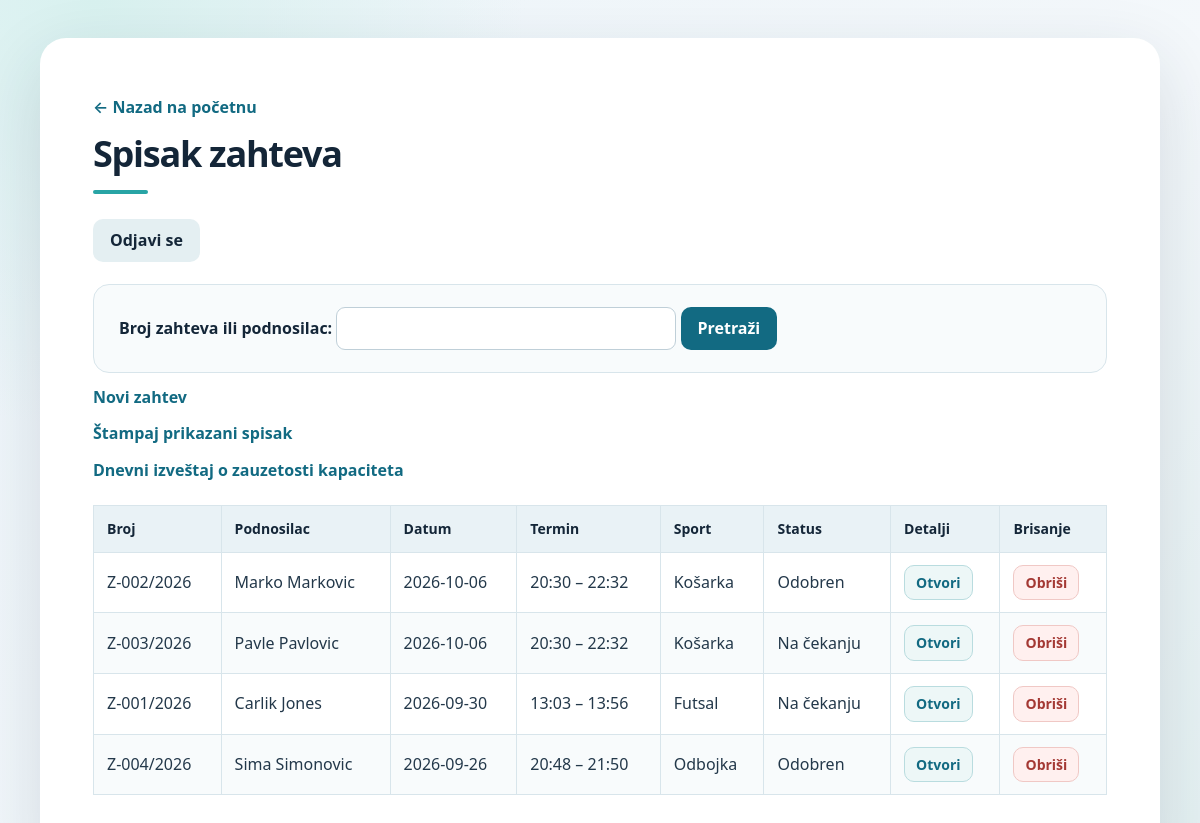
Page /sportska_hala/zahtevi.php (signed in) on the committed database.
### tables this page shows
CREATE TABLE `zahtevi` (
  `id` int(11) NOT NULL,
  `broj_zahteva` varchar(30) NOT NULL,
  `datum_podnosenja` date NOT NULL,
  `podnosilac` varchar(100) NOT NULL,
  `kontakt` varchar(100) NOT NULL,
  `datum_koriscenja` date NOT NULL,
  `vreme_od` time NOT NULL,
  `vreme_do` time NOT NULL,
  `sport_id` int(11) NOT NULL,
  `status` enum('na_cekanju','odobren','odbijen') NOT NULL DEFAULT 'na_cekanju'
);

CREATE TABLE `sportovi` (
  `id` int(11) NOT NULL,
  `naziv` varchar(50) NOT NULL
);

### sportska_hala/klase/BazaPodataka.php (called while the page is built, shortened)
<?php
class BazaPodataka
{
    public function __construct()
    {
        $this->veza = new PDO(
            'mysql:host=localhost;dbname=sportska_hala;charset=utf8mb4',
            'root',
            ''
        );
    }
}

### sportska_hala/klase/Zahtevi.php (called while the page is built, shortened)
<?php
require_once __DIR__ . '/BazaPodataka.php';
class Zahtevi extends BazaPodataka
{
    public function prikaziSve(string $pretraga = ''): array
    {
        $upit = $this->veza->prepare(
            'SELECT z.id, z.broj_zahteva, z.podnosilac,
                    z.datum_koriscenja, z.vreme_od, z.vreme_do,
                    z.status, s.naziv AS sport
             FROM zahtevi z
             JOIN sportovi s ON s.id = z.sport_id
             WHERE z.broj_zahteva LIKE :pretraga
                OR z.podnosilac LIKE :pretraga
             ORDER BY z.datum_koriscenja DESC, z.vreme_od DESC'
        );
        $upit->execute([
            'pretraga' => '%' . $pretraga . '%'
        ]);
        return $upit->fetchAll(PDO::FETCH_ASSOC);
    }
}

### sportska_hala/zahtevi.php (the view, shortened to what this page needs)
<?php
require_once __DIR__ . '/klase/Zahtevi.php';
$pretraga = trim($_GET['pretraga'] ?? '');
$zahtevi = (new Zahtevi())->prikaziSve($pretraga);
$statusNaziv = [
    'na_cekanju' => 'Na čekanju',
    'odobren' => 'Odobren',
    'odbijen' => 'Odbijen'
];
function prikazi(string $vrednost): string
{
    return htmlspecialchars($vrednost, ENT_QUOTES, 'UTF-8');
}
?>
<!DOCTYPE html>
<html lang="sr">
<head>
<link rel="stylesheet" href="stil.css">
</head>
<body>
    <p><a href="index.php">← Nazad na početnu</a></p>
    <h1>Spisak zahteva</h1>
    <form action="odjava.php" method="post">
        <button type="submit">Odjavi se</button>
    </form>
    <form method="get">
        <label>
            Broj zahteva ili podnosilac:
            <input type="search" name="pretraga"
                   value="<?= prikazi($pretraga) ?>">
        </label>
        <button type="submit">Pretraži</button>
    </form>
    <p><a href="novi_zahtev.php">Novi zahtev</a></p>
    <p>
        <a href="stampa_spiska.php?pretraga=<?= urlencode($pretraga) ?>">
            Štampaj prikazani spisak
        </a>
    </p>
    <p>
        <a href="dnevni_izvestaj.php">
            Dnevni izveštaj o zauzetosti kapaciteta
        </a>
    </p>
    <table border="1" cellpadding="8">
        <thead>
            <tr>
                <th>Broj</th>
                <th>Podnosilac</th>
                <th>Datum</th>
                <th>Termin</th>
                <th>Sport</th>
                <th>Status</th>
                <th>Detalji</th>
                <th>Brisanje</th>
            </tr>
        </thead>
        <tbody>
            <?php foreach ($zahtevi as $zahtev): ?>
                <tr>
                    <td><?= prikazi($zahtev['broj_zahteva']) ?></td>
                    <td><?= prikazi($zahtev['podnosilac']) ?></td>
                    <td><?= prikazi($zahtev['datum_koriscenja']) ?></td>
                    <td>
                        <?= prikazi(substr($zahtev['vreme_od'], 0, 5)) ?>
                        –
                        <?= prikazi(substr($zahtev['vreme_do'], 0, 5)) ?>
                    </td>
                    <td><?= prikazi($zahtev['sport']) ?></td>
                    <td>
                        <?= prikazi(
                            $statusNaziv[$zahtev['status']] ?? $zahtev['status']
                        ) ?>
                    </td>
                    <td>
                        <a href="detalji_zahteva.php?id=<?= (int) $zahtev['id'] ?>">
                            Otvori
                        </a>
                    </td>
                    <td>
                        <form action="obrisi_zahtev.php" method="post"
                              onsubmit="return confirm('Obrisati zahtev i sve njegove učesnike?');">
                            <button type="submit">Obriši</button>
                        </form>
                    </td>
                </tr>
            <?php endforeach; ?>
        </tbody>
    </table>
</body>
</html>

### sportska_hala/stil.css (style rules this page uses)
:root { color-scheme: light; --tamna: #142638; --tekst: #23384a; --prigusena: #64788b; --plava: #126a82; --plava-tamna: #0b5369; --svetla: #edf7f7; --linija: #d8e5eb; --senka: 0 24px 70px rgba(20, 45, 61, .14); }
* { box-sizing: border-box; }
html { min-height: 100%; background: radial-gradient(circle at 8% 0%, #d8f1ef, transparent 30%), linear-gradient(135deg, #edf5fa, #f4f8fb 60%, #e3f0f1); }
body { max-width: 1120px; min-height: calc(100vh - 76px); margin: 38px auto; padding: 44px 52px 56px; border: 1px solid rgba(255,255,255,.8); border-radius: 26px; background: #fff; box-shadow: var(--senka); color: var(--tekst); font: 16px/1.55 system-ui, -apple-system, "Segoe UI", Arial, sans-serif; }
h1, h2 { color: var(--tamna); line-height: 1.2; }
h1 { margin: 0 0 25px; font-size: clamp(27px, 3vw, 38px); letter-spacing: -.035em; }
h1::after { content: ""; display: block; width: 55px; height: 4px; margin-top: 15px; border-radius: 8px; background: #28a4a5; }
p { margin: 12px 0; }
a { color: var(--plava); font-weight: 600; text-decoration: none; }
.brze-veze a, td a { display: inline-block; padding: 9px 14px; border: 1px solid #b9dcdf; border-radius: 10px; background: var(--svetla); text-decoration: none; }
form:not([action="obrisi_zahtev.php"]):not([action="odjava.php"]) { padding: 22px 25px; border: 1px solid var(--linija); border-radius: 16px; background: #f8fbfc; }
form label { color: var(--tamna); font-weight: 600; }
input, select, button { font: inherit; }
input:not([type="hidden"]), select { max-width: 100%; min-height: 42px; padding: 8px 12px; border: 1px solid #bfcfd8; border-radius: 9px; background: white; color: var(--tamna); }
input[type="text"], input[type="email"], input[type="search"], input[type="password"] { width: min(100%, 340px); }
button { min-height: 42px; padding: 9px 17px; border: 0; border-radius: 10px; background: var(--plava); color: #fff; font-weight: 650; cursor: pointer; transition: background .15s ease, transform .15s ease; }
button[type="button"], form[action="odjava.php"] button { background: #e4eff2; color: var(--tamna); }
form[action="obrisi_zahtev.php"] button { background: #fff0ef; color: #a43934; border: 1px solid #f0c8c5; }
form[action="obrisi_zahtev.php"] { margin: 0; }
form[action="odjava.php"] { margin: 0 0 22px; }
table { width: 100%; margin: 22px 0; border-collapse: collapse; background: white; }
th, td { padding: 12px 13px; border: 1px solid var(--linija) !important; text-align: left; vertical-align: middle; }
th { background: #e9f2f6 !important; color: var(--tamna); font-size: 14px; }
tbody tr:nth-child(even) { background: #f8fbfc; }
td form { white-space: nowrap; }
td button { min-height: 35px; padding: 6px 11px; font-size: 14px; }
td a { padding: 6px 11px; font-size: 14px; }

### rows in the picture
zahtevi: broj_zahteva "Z-002/2026", podnosilac "Marko Markovic", datum_koriscenja "2026-10-06", vreme_od "20:30", vreme_do "22:32", sport.naziv "Košarka", status "Odobren"
zahtevi: broj_zahteva "Z-003/2026", podnosilac "Pavle Pavlovic", datum_koriscenja "2026-10-06", vreme_od "20:30", vreme_do "22:32", sport.naziv "Košarka", status "Na čekanju"
zahtevi: broj_zahteva "Z-001/2026", podnosilac "Carlik Jones", datum_koriscenja "2026-09-30", vreme_od "13:03", vreme_do "13:56", sport.naziv "Futsal", status "Na čekanju"
zahtevi: broj_zahteva "Z-004/2026", podnosilac "Sima Simonovic", datum_koriscenja "2026-09-26", vreme_od "20:48", vreme_do "21:50", sport.naziv "Odbojka", status "Odobren"
